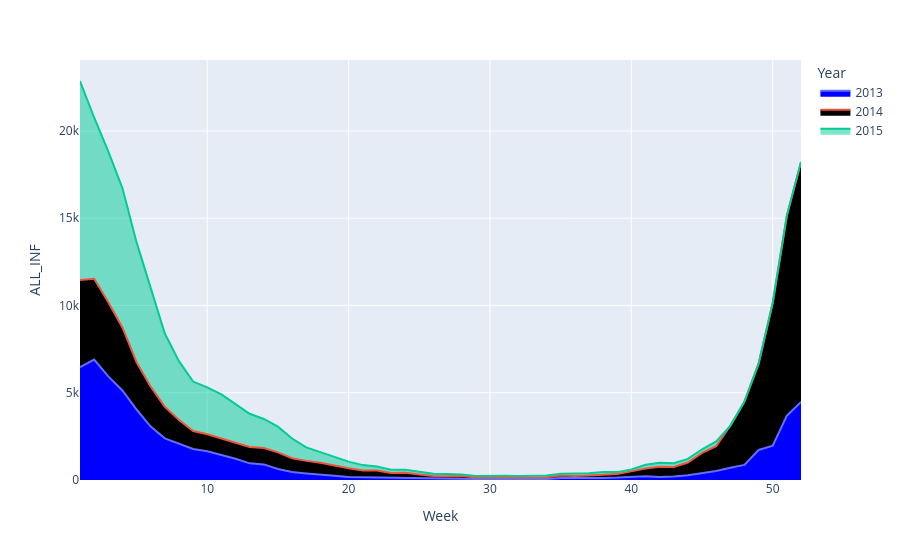

The cell this chart's notebook holds for it:
### Markdown cell above
All trace properties can be edited directly by accessing the relevant attribute from the relevant trace. For example, the name of the first trace can be called with `fig.data[0].name`. Replot the figure and change the `fillcolor` of the trace associated with 2014 to something else. All possible attributes for traces are [documented here](https://plotly.com/python/reference/scatter/).

### Code cell
# fig.data[1].name
fig.data[1].fillcolor = 'black'
fig

### Figure 1 — Plotly figure (JSON) as saved in the notebook; plotly's stock layout.template omitted (floating-point values rounded to 4 significant figures)
{"data": [{"fillcolor": "blue", "fillpattern": {"shape": ""}, "hovertemplate": "Year=2013<br>Week=%{x}<br>ALL_INF=%{y}<extra></extra>", "legendgroup": "2013", "line": {"color": "#636efa"}, "marker": {"symbol": "circle"}, "mode": "lines", "name": "2013", "orientation": "v", "showlegend": true, "stackgroup": "1", "type": "scatter", "x": [1, 2, 3, 4, 5, 6, 7, 8, 9, 10, 11, 12, 13, 14, 15, 16, 17, 18, 19, 20, 21, 22, 23, 24, 25, 26, 27, 28, 29, 30, 31, 32, 33, 34, 35, 36, 37, 38, 39, 40, 41, 42, 43, 44, 45, 46, 47, 48, 49, 50, 51, 52], "xaxis": "x", "y": [6474, 6897, 5936, 5130, 4039, 3059, 2385, 2069, 1776, 1645, 1452, 1219, 953, 893, 631, 454, 379, 293, 249, 174, 161, 148, 129, 126, 95, 65, 67, 79, 56, 60, 75, 63, 58, 58, 120, 113, 122, 117, 137, 185, 221, 175, 197, 274, 394, 520, 703, 863, 1722, 1968, 3685, 4478], "yaxis": "y"}, {"fillcolor": "black", "fillpattern": {"shape": ""}, "hovertemplate": "Year=2014<br>Week=%{x}<br>ALL_INF=%{y}<extra></extra>", "legendgroup": "2014", "line": {"color": "#EF553B"}, "marker": {"symbol": "circle"}, "mode": "lines", "name": "2014", "orientation": "v", "showlegend": true, "stackgroup": "1", "type": "scatter", "x": [1, 2, 3, 4, 5, 6, 7, 8, 9, 10, 11, 12, 13, 14, 15, 16, 17, 18, 19, 20, 21, 22, 23, 24, 25, 26, 27, 28, 29, 30, 31, 32, 33, 34, 35, 36, 37, 38, 39, 40, 41, 42, 43, 44, 45, 46, 47, 48, 49, 50, 51, 52], "xaxis": "x", "y": [4982, 4636, 4243, 3613, 2708, 2289, 1812, 1373, 1026, 974, 930, 919, 933, 939, 954, 796, 717, 697, 561, 496, 385, 396, 270, 290, 221, 170, 153, 144, 94, 115, 94, 79, 112, 106, 133, 111, 129, 171, 200, 309, 439, 584, 544, 726, 1156, 1416, 2402, 3624, 4947, 8182, 11464, 13747], "yaxis": "y"}, {"fillpattern": {"shape": ""}, "hovertemplate": "Year=2015<br>Week=%{x}<br>ALL_INF=%{y}<extra></extra>", "legendgroup": "2015", "line": {"color": "#00cc96"}, "marker": {"symbol": "circle"}, "mode": "lines", "name": "2015", "orientation": "v", "showlegend": true, "stackgroup": "1", "type": "scatter", "x": [1, 2, 3, 4, 5, 6, 7, 8, 9, 10, 11, 12, 13, 14, 15, 16, 17, 18, 19, 20, 21, 22, 23, 24, 25, 26, 27, 28, 29, 30, 31, 32, 33, 34, 35, 36, 37, 38, 39, 40, 41, 42, 43, 44, 45, 46], "xaxis": "x", "y": [11406, 9238, 8645, 7983, 6880, 5622, 4195, 3369, 2839, 2688, 2524, 2208, 1910, 1666, 1472, 1127, 772, 610, 527, 384, 307, 226, 193, 178, 152, 121, 129, 99, 86, 80, 77, 91, 79, 96, 98, 134, 131, 167, 115, 105, 209, 228, 223, 208, 210, 270], "yaxis": "y"}], "layout": {"legend": {"title": {"text": "Year"}, "tracegroupgap": 0}, "margin": {"t": 60}, "xaxis": {"anchor": "y", "domain": [0, 1], "title": {"text": "Week"}}, "yaxis": {"anchor": "x", "domain": [0, 1], "title": {"text": "ALL_INF"}}}}
